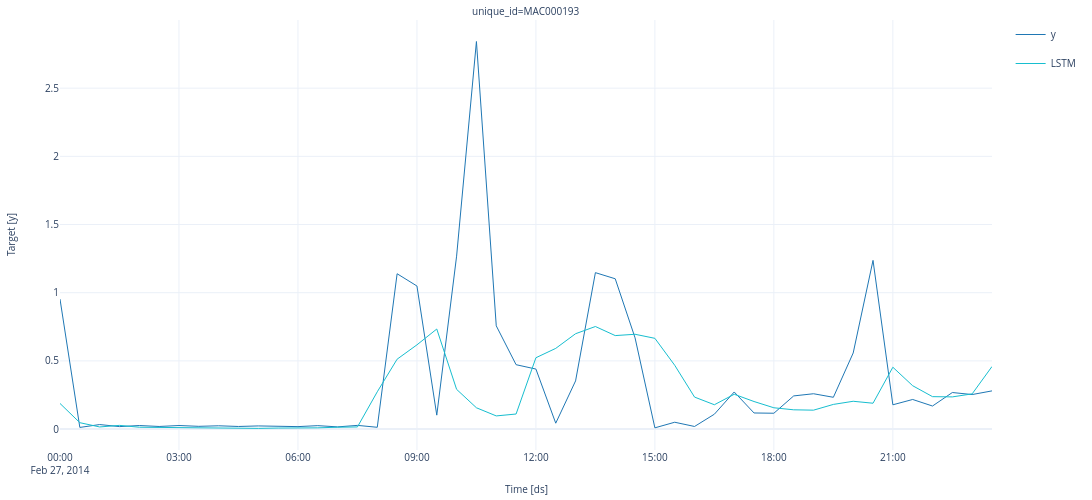

Write notebook code for a chart like this one.
### Markdown cell above
# Introduction to Long Short-Term Memory (LSTM) Networks

## What is an LSTM?

A **Long Short-Term Memory (LSTM)** network is a special type of Recurrent Neural Network (RNN) designed to better capture long-term dependencies in sequential data, such as time series. While standard RNNs can "remember" information from previous steps, they often struggle with learning patterns that span many time steps due to issues like the *vanishing gradient problem*. LSTMs were specifically invented to solve this challenge.

---

## Why Do We Need LSTMs?

Imagine trying to predict electricity demand not just based on the last hour, but also considering patterns from days or even weeks ago (like weekends or holidays). Standard RNNs can quickly "forget" these distant influences. LSTMs, however, are built to remember important information for much longer periods, making them ideal for time series forecasting tasks where both short-term and long-term patterns matter.

---

## How Does an LSTM Work?

LSTMs introduce a more complex "cell" structure compared to basic RNNs. Each LSTM cell contains:

- **Cell state ($C_t$):** The memory of the network, carrying information across time steps.
- **Hidden state ($h_t$):** The output at each time step, similar to standard RNNs.
- **Gates:** Special mechanisms that control the flow of information:
    - **Forget gate ($f_t$):** Decides what information to discard from the cell state.
    - **Input gate ($i_t$):** Decides what new information to add to the cell state.
    - **Output gate ($o_t$):** Decides what information to output.

### Mathematical Representation

At each time step $t$, the LSTM updates its states as follows:

$$
\begin{aligned}
f_t &= \sigma(W_f x_t + U_f h_{t-1} + b_f) \\\\
i_t &= \sigma(W_i x_t + U_i h_{t-1} + b_i) \\\\
o_t &= \sigma(W_o x_t + U_o h_{t-1} + b_o) \\\\
\tilde{C}_t &= \tanh(W_C x_t + U_C h_{t-1} + b_C) \\\\
C_t &= f_t \odot C_{t-1} + i_t \odot \tilde{C}_t \\\\
h_t &= o_t \odot \tanh(C_t)
\end{aligned}
$$

Where:
- $x_t$ is the input at time $t$
- $h_{t-1}$ is the previous hidden state
- $C_{t-1}$ is the previous cell state
- $W$, $U$, $b$ are weights and biases learned during training
- $\sigma$ is the sigmoid activation function
- $\tanh$ is the hyperbolic tangent activation function
- $\odot$ denotes element-wise multiplication

---

## Analogy

Think of the LSTM as a smart conveyor belt in a factory. The conveyor belt (cell state) carries important information down the line. At each station (time step), workers (gates) decide what to keep, what to add, and what to send out as a report (hidden state). This way, crucial information can travel a long distance without being lost or overwritten.

---

## Why Are LSTMs Powerful for Time Series Forecasting?

- **Remembering Long-Term Patterns:** LSTMs can learn both short-term fluctuations (like daily cycles) and long-term trends (like seasonal effects or gradual changes).
- **Handling Missing or Noisy Data:** The gating mechanisms help LSTMs ignore irrelevant or noisy information.
- **Flexibility:** LSTMs can be stacked into deeper networks or combined with other architectures for even greater modeling power.

---

## Common Beginner Questions

**Q: Why not just use a regular RNN?**  
*A: Regular RNNs struggle to learn long-term dependencies due to the vanishing gradient problem. LSTMs solve this by using gates to control information flow.*

**Q: Are LSTMs harder to train?**  
*A: LSTMs have more parameters than basic RNNs, so they can take longer to train, but they often achieve much better results on complex time series.*

**Q: Can LSTMs handle multiple features?**  
*A: Yes! LSTMs can process sequences with multiple input features (such as temperature, humidity, and previous energy usage) at each time step.*

---

In the next section, we'll see how to implement an LSTM for electricity load forecasting using the `nixtla` library and visualize the results with `plotly`.

### Code cell
plot_series(y_hat, y_hat, models=["LSTM"])

### Figure 1 — Plotly figure (JSON) as saved in the notebook; plotly's stock layout.template omitted (floating-point values rounded to 4 significant figures)
{"data": [{"legendgroup": "y", "line": {"color": "#1f77b4", "width": 1}, "mode": "lines", "name": "y", "showlegend": true, "type": "scatter", "x": ["2014-02-27T00:00:00.000000000", "2014-02-27T00:30:00.000000000", "2014-02-27T01:00:00.000000000", "2014-02-27T01:30:00.000000000", "2014-02-27T02:00:00.000000000", "2014-02-27T02:30:00.000000000", "2014-02-27T03:00:00.000000000", "2014-02-27T03:30:00.000000000", "2014-02-27T04:00:00.000000000", "2014-02-27T04:30:00.000000000", "2014-02-27T05:00:00.000000000", "2014-02-27T05:30:00.000000000", "2014-02-27T06:00:00.000000000", "2014-02-27T06:30:00.000000000", "2014-02-27T07:00:00.000000000", "2014-02-27T07:30:00.000000000", "2014-02-27T08:00:00.000000000", "2014-02-27T08:30:00.000000000", "2014-02-27T09:00:00.000000000", "2014-02-27T09:30:00.000000000", "2014-02-27T10:00:00.000000000", "2014-02-27T10:30:00.000000000", "2014-02-27T11:00:00.000000000", "2014-02-27T11:30:00.000000000", "2014-02-27T12:00:00.000000000", "2014-02-27T12:30:00.000000000", "2014-02-27T13:00:00.000000000", "2014-02-27T13:30:00.000000000", "2014-02-27T14:00:00.000000000", "2014-02-27T14:30:00.000000000", "2014-02-27T15:00:00.000000000", "2014-02-27T15:30:00.000000000", "2014-02-27T16:00:00.000000000", "2014-02-27T16:30:00.000000000", "2014-02-27T17:00:00.000000000", "2014-02-27T17:30:00.000000000", "2014-02-27T18:00:00.000000000", "2014-02-27T18:30:00.000000000", "2014-02-27T19:00:00.000000000", "2014-02-27T19:30:00.000000000", "2014-02-27T20:00:00.000000000", "2014-02-27T20:30:00.000000000", "2014-02-27T21:00:00.000000000", "2014-02-27T21:30:00.000000000", "2014-02-27T22:00:00.000000000", "2014-02-27T22:30:00.000000000", "2014-02-27T23:00:00.000000000", "2014-02-27T23:30:00.000000000"], "xaxis": "x", "y": [0.953, 0.012, 0.033, 0.018, 0.026, 0.019, 0.026, 0.02, 0.024, 0.019, 0.023, 0.021, 0.018, 0.025, 0.016, 0.027, 0.013, 1.139, 1.049, 0.102, 1.268, 2.842, 0.757, 0.472, 0.44, 0.043, 0.353, 1.147, 1.102, 0.669, 0.009, 0.05, 0.019, 0.109, 0.272, 0.118, 0.116, 0.243, 0.259, 0.233, 0.558, 1.237, 0.178, 0.217, 0.169, 0.268, 0.253, 0.28], "yaxis": "y"}, {"legendgroup": "LSTM", "line": {"color": "#17becf", "width": 1}, "mode": "lines", "name": "LSTM", "showlegend": true, "type": "scatter", "x": ["2014-02-27T00:00:00.000000000", "2014-02-27T00:30:00.000000000", "2014-02-27T01:00:00.000000000", "2014-02-27T01:30:00.000000000", "2014-02-27T02:00:00.000000000", "2014-02-27T02:30:00.000000000", "2014-02-27T03:00:00.000000000", "2014-02-27T03:30:00.000000000", "2014-02-27T04:00:00.000000000", "2014-02-27T04:30:00.000000000", "2014-02-27T05:00:00.000000000", "2014-02-27T05:30:00.000000000", "2014-02-27T06:00:00.000000000", "2014-02-27T06:30:00.000000000", "2014-02-27T07:00:00.000000000", "2014-02-27T07:30:00.000000000", "2014-02-27T08:00:00.000000000", "2014-02-27T08:30:00.000000000", "2014-02-27T09:00:00.000000000", "2014-02-27T09:30:00.000000000", "2014-02-27T10:00:00.000000000", "2014-02-27T10:30:00.000000000", "2014-02-27T11:00:00.000000000", "2014-02-27T11:30:00.000000000", "2014-02-27T12:00:00.000000000", "2014-02-27T12:30:00.000000000", "2014-02-27T13:00:00.000000000", "2014-02-27T13:30:00.000000000", "2014-02-27T14:00:00.000000000", "2014-02-27T14:30:00.000000000", "2014-02-27T15:00:00.000000000", "2014-02-27T15:30:00.000000000", "2014-02-27T16:00:00.000000000", "2014-02-27T16:30:00.000000000", "2014-02-27T17:00:00.000000000", "2014-02-27T17:30:00.000000000", "2014-02-27T18:00:00.000000000", "2014-02-27T18:30:00.000000000", "2014-02-27T19:00:00.000000000", "2014-02-27T19:30:00.000000000", "2014-02-27T20:00:00.000000000", "2014-02-27T20:30:00.000000000", "2014-02-27T21:00:00.000000000", "2014-02-27T21:30:00.000000000", "2014-02-27T22:00:00.000000000", "2014-02-27T22:30:00.000000000", "2014-02-27T23:00:00.000000000", "2014-02-27T23:30:00.000000000"], "xaxis": "x", "y": [0.1878, 0.0467, 0.01554, 0.02689, 0.01344, 0.01219, 0.005862, 0.00639, 0.004125, 0.005863, 0.004999, 0.00744, 0.00667, 0.008974, 0.0135, 0.0156, 0.2731, 0.5124, 0.6175, 0.7336, 0.2912, 0.156, 0.09644, 0.1103, 0.523, 0.5917, 0.6991, 0.7521, 0.6854, 0.695, 0.6654, 0.4676, 0.2345, 0.1783, 0.2551, 0.2019, 0.1561, 0.1412, 0.1385, 0.1807, 0.2037, 0.1895, 0.4534, 0.3178, 0.2377, 0.2359, 0.2582, 0.4587], "yaxis": "y"}], "layout": {"annotations": [{"font": {"size": 10}, "showarrow": false, "text": "unique_id=MAC000193", "x": 0.5, "xanchor": "center", "xref": "paper", "y": 1, "yanchor": "bottom", "yref": "paper"}, {"font": {"size": 10}, "showarrow": false, "text": "Time [ds]", "x": 0.5, "xanchor": "center", "xref": "paper", "y": 0, "yanchor": "top", "yref": "paper", "yshift": -30}, {"font": {"size": 10}, "showarrow": false, "text": "Target [y]", "textangle": -90, "x": 0, "xanchor": "right", "xref": "paper", "xshift": -40, "y": 0.5, "yanchor": "middle", "yref": "paper"}], "autosize": true, "font": {"size": 10}, "height": 500, "margin": {"b": 50, "l": 60, "r": 10, "t": 20}, "showlegend": true, "width": 1200, "xaxis": {"anchor": "y", "domain": [0, 1], "showticklabels": true, "visible": true}, "yaxis": {"anchor": "x", "domain": [0, 1]}}}
